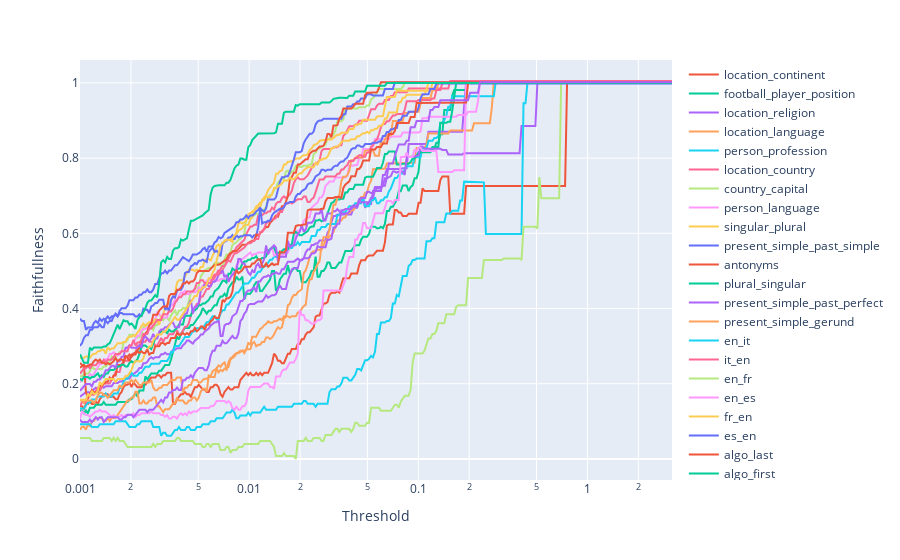

Notebook source saved alongside this figure:
### Code cell
import plotly.express as px
import plotly

# first_task = "location_continent"

# faithfulness_task = result_dict[(first_task, first_task)]["faithfullness"]
# n_nodes_task = result_dict[(first_task, first_task)]["n_nodes_counts"]


fig = px.line(x=[None], y = [None])

for second_task in task_names:
    # if second_task == "person_profession":
    #     continue
    faithfulness_second = result_dict[(second_task, second_task)]["faithfullness"]
    thresholds = result_dict[(second_task, second_task)]["thresholds"]
    fig.add_scatter(x=thresholds, y=faithfulness_second, name=second_task)

# fig.add_scatter(x=[max(n_nodes_second) - x for x in n_nodes_second], y=faithfulness_second)

fig.update_xaxes(title="Threshold")
fig.update_yaxes(title="Faithfullness")
fig.update_layout(xaxis_type="log")

fig

### Figure 1 — Plotly figure (JSON) as saved in the notebook; plotly's stock layout.template omitted (floating-point values rounded to 4 significant figures; data arrays with more than 128 entries replaced by an {"elided": "..."} marker saying what was removed)
{"data": [{"hovertemplate": "x=%{x}<br>y=%{y}<extra></extra>", "legendgroup": "", "line": {"color": "#636efa", "dash": "solid"}, "marker": {"symbol": "circle"}, "mode": "lines", "name": "", "orientation": "v", "showlegend": false, "type": "scatter", "x": [null], "xaxis": "x", "y": [null], "yaxis": "y"}, {"name": "location_continent", "type": "scatter", "x": {"elided": "300 float values"}, "y": {"elided": "300 float values"}}, {"name": "football_player_position", "type": "scatter", "x": {"elided": "300 float values"}, "y": {"elided": "300 float values"}}, {"name": "location_religion", "type": "scatter", "x": {"elided": "300 float values"}, "y": {"elided": "300 float values"}}, {"name": "location_language", "type": "scatter", "x": {"elided": "300 float values"}, "y": {"elided": "300 float values"}}, {"name": "person_profession", "type": "scatter", "x": {"elided": "300 float values"}, "y": {"elided": "300 float values"}}, {"name": "location_country", "type": "scatter", "x": {"elided": "300 float values"}, "y": {"elided": "300 float values"}}, {"name": "country_capital", "type": "scatter", "x": {"elided": "300 float values"}, "y": {"elided": "300 float values"}}, {"name": "person_language", "type": "scatter", "x": {"elided": "300 float values"}, "y": {"elided": "300 float values"}}, {"name": "singular_plural", "type": "scatter", "x": {"elided": "300 float values"}, "y": {"elided": "300 float values"}}, {"name": "present_simple_past_simple", "type": "scatter", "x": {"elided": "300 float values"}, "y": {"elided": "300 float values"}}, {"name": "antonyms", "type": "scatter", "x": {"elided": "300 float values"}, "y": {"elided": "300 float values"}}, {"name": "plural_singular", "type": "scatter", "x": {"elided": "300 float values"}, "y": {"elided": "300 float values"}}, {"name": "present_simple_past_perfect", "type": "scatter", "x": {"elided": "300 float values"}, "y": {"elided": "300 float values"}}, {"name": "present_simple_gerund", "type": "scatter", "x": {"elided": "300 float values"}, "y": {"elided": "300 float values"}}, {"name": "en_it", "type": "scatter", "x": {"elided": "300 float values"}, "y": {"elided": "300 float values"}}, {"name": "it_en", "type": "scatter", "x": {"elided": "300 float values"}, "y": {"elided": "300 float values"}}, {"name": "en_fr", "type": "scatter", "x": {"elided": "300 float values"}, "y": {"elided": "300 float values"}}, {"name": "en_es", "type": "scatter", "x": {"elided": "300 float values"}, "y": {"elided": "300 float values"}}, {"name": "fr_en", "type": "scatter", "x": {"elided": "300 float values"}, "y": {"elided": "300 float values"}}, {"name": "es_en", "type": "scatter", "x": {"elided": "300 float values"}, "y": {"elided": "300 float values"}}, {"name": "algo_last", "type": "scatter", "x": {"elided": "300 float values"}, "y": {"elided": "300 float values"}}, {"name": "algo_first", "type": "scatter", "x": {"elided": "300 float values"}, "y": {"elided": "300 float values"}}, {"name": "algo_second", "type": "scatter", "x": {"elided": "300 float values"}, "y": {"elided": "300 float values"}}], "layout": {"legend": {"tracegroupgap": 0}, "margin": {"t": 60}, "xaxis": {"anchor": "y", "domain": [0, 1], "title": {"text": "Threshold"}, "type": "log"}, "yaxis": {"anchor": "x", "domain": [0, 1], "title": {"text": "Faithfullness"}}}}
